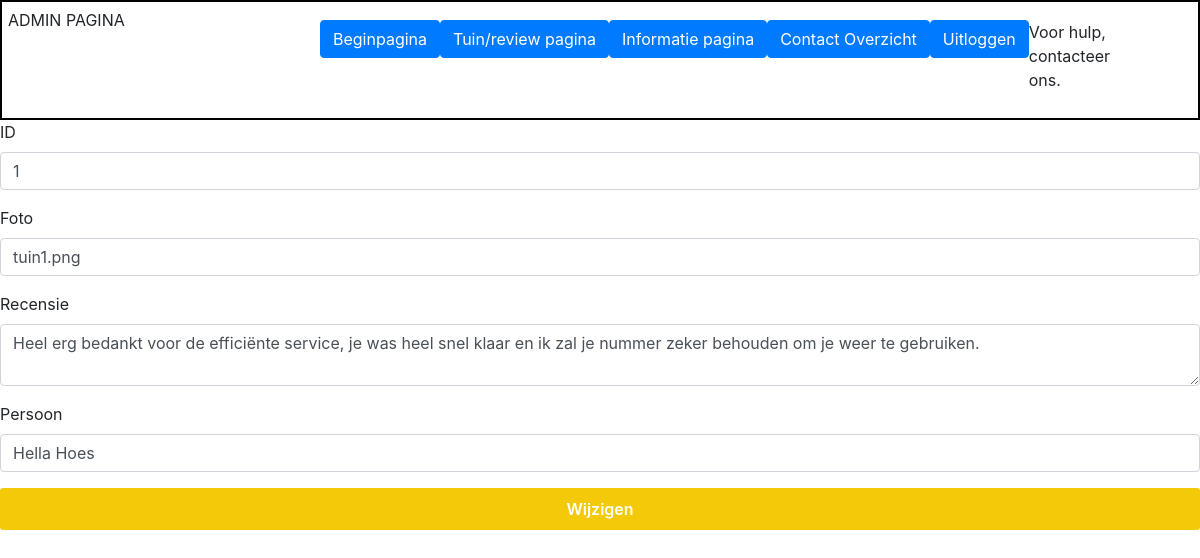
Screenshot of /admin/edit.php?id=1 (signed in) with the database file from the repository.
### tables this page shows
CREATE TABLE `hoofdpagina` (
  `id` int(11) NOT NULL,
  `foto` varchar(255) NOT NULL,
  `review` text NOT NULL,
  `persoon` varchar(255) NOT NULL
);

### admin/edit.php (the view, shortened to what this page needs)
<?php
include('core/headeradmin.php');
$id = '';
$foto = '';
$review = '';
$persoon = '';
if (isset($_GET['id'])) {
    $current_id = $_GET['id'];
    $sql = "SELECT id, foto, review, persoon FROM hoofdpagina WHERE id = ?";
    $stmt = $con->prepare($sql);
    $stmt->bind_param('i', $current_id);
    $stmt->execute();
    $stmt->bind_result($id, $foto, $review, $persoon);
}
?>
    <form method="post">
        <div class="mb-3">
            <label for="floatingInput" class="form-label">ID</label>
            <input type="number" name="id" class="form-control" id="numberInput" placeholder="ID" value="<?php echo $id; ?>" required>
        </div>
        <div class="mb-3">
            <label for="textInput" class="form-label">Foto</label>
            <input type="text" name="foto" class="form-control" id="foto" placeholder="Foto" value="<?php echo $foto; ?>">
        </div>
        <div class="mb-3">
            <label for="textInput" class="form-label">Recensie</label>
            <textarea name="review" class="form-control" id="review" placeholder="Recensie"><?php echo $review; ?></textarea>
        </div>
        <div class="mb-3">
            <label for="textInput" class="form-label">Persoon</label>
            <input type="text" name="persoon" class="form-control" id="persoon" placeholder="Persoon" value="<?php echo $persoon; ?>">
        </div>
        <button type="submit" name="submit"class="button4" value="Save">Wijzigen</button>
    </form>
</body>
</html>
<?php
include('core/footeradmin.php');
?>

### assets/css/login.css (style rules this page uses)
.button4 { display: inline-block; outline: none; cursor: pointer; font-weight: 600; border-radius: 3px; padding: 12px 24px; border: 0; color: #ffffff; background: #f4c908; line-height: 1.15; font-size: 16px; width: 100%; margin-bottom: 10px; }

### rows the page displays
hoofdpagina: id "1", foto "tuin1.png", review "Heel erg bedankt voor de efficiënte service, je was heel snel klaar en ik zal je nummer zeker behouden om je weer te gebruiken.", persoon "Hella Hoes"
